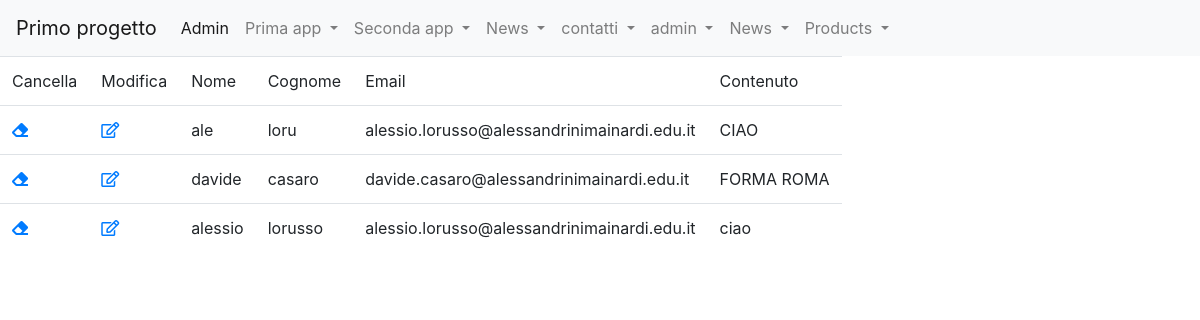
Screenshot of /forms_app/lista_contatti/ (signed in) with the database file from the repository.
### forms_app/models.py (models this page shows)
class Contatto(models.Model):
    nome = models.CharField(max_length=100)
    cognome = models.CharField(max_length=100)
    email = models.EmailField(max_length=200)
    contenuto = models.TextField()

### forms_app/views.py (the view)
# urls.py: path('lista_contatti/',lista_contatti, name='lista_contatti'),
def lista_contatti(request, pk=None):
    if(pk==None):
        contatti= Contatto.objects.all()
    else:
        contatti= Contatto.objects.filter(contatto_id=pk)
    context= {
        'contatti': contatti,
    }
    return render(request,'lista_contatti.html',context)

### forms_app/templates/lista_contatti.html
{% extends 'base.html' %}
{%block content%}
    <table class="table table-responsive">
        <tr>
            {% if request.user.is_authenticated %}
            <td>Cancella</td>
            <td>Modifica</td>
            {% endif%}
            <td>Nome</td>
            <td>Cognome</td>
            <td>Email</td>
            <td>Contenuto</td>
        </tr>
    {%for c in contatti %}
        <tr>
            {% if request.user.is_authenticated %}
            <td><a href={%url 'forms_app:elimina_contatto' c.pk%} ><i class="fas fa-eraser"></i></a> </td>
            <td><a href={%url 'forms_app:modifica_contatto' c.pk%} ><i class="far fa-edit"></i></a> </td>
            {%endif%}
            <td>{{c.nome}}</td>
            <td>{{c.cognome}}</td>
            <td>{{c.email}}</td>
            <td>{{c.contenuto}}</td>
        </tr>
    {%endfor%}
    </table>
    {%endblock content%}

### templates/base.html (shortened to what this page needs)
<!doctype html>
{% load static %}
<html lang="it">
  <head>
    <link rel="stylesheet" href="https://cdn.jsdelivr.net/npm/bootstrap@4.5.3/dist/css/bootstrap.min.css">
  </head>
  <body>
    <nav class="navbar navbar-expand-lg navbar-light bg-light">
        <a class="navbar-brand" href="{% url 'index_root' %}" >Primo progetto</a>
        <div class="collapse navbar-collapse" id="navbarSupportedContent">
          <ul class="navbar-nav mr-auto">
            <li class="nav-item active">
              <a class="nav-link" href="/admin">Admin <span class="sr-only">(current)</span></a>
            </li>
            {% if request.user.is_authenticated %}
              <li class="nav-item dropdown">
                <a class="nav-link dropdown-toggle" href="#" id="navbarDropdown" role="button" data-toggle="dropdown" aria-haspopup="true" aria-expanded="false">
                  Prima app
                </a>
              </li>
              <li class="nav-item dropdown">
                  <a class="nav-link dropdown-toggle" href="#" id="navbarDropdown" role="button" data-toggle="dropdown" aria-haspopup="true" aria-expanded="false">
                    Seconda app
                  </a>
                </li>
              <li class="nav-item dropdown">
                  <a class="nav-link dropdown-toggle" href="#" id="navbarDropdown" role="button" data-toggle="dropdown" aria-haspopup="true" aria-expanded="false">
                    News
                  </a>
              </li>
              <li class="nav-item dropdown">
                <a class="nav-link dropdown-toggle" href="#" id="navbarDropdown" role="button" data-toggle="dropdown" aria-haspopup="true" aria-expanded="false">
                  contatti
                </a>
              </li>
              <li class="nav-item dropdown">
                <a class="nav-link dropdown-toggle" href='#' id="navbarDropdown" role="button"
                    data-toggle="dropdown" aria-haspopup="true" aria-expanded="false">
                    {{ request.user.username }}
                </a>
                <link rel="stylesheet" href="https://cdnjs.cloudflare.com/ajax/libs/font-awesome/5.15.4/css/all.min.css">
              </li>
            <li class="nav-item dropdown">
                <a class="nav-link dropdown-toggle" href="#" id="navbarDropdown" role="button" data-toggle="dropdown" aria-haspopup="true" aria-expanded="false">
                  News
                </a>
            </li>
            {% endif %}
            <li class="nav-item dropdown">
              <a class="nav-link dropdown-toggle" href="#" id="navbarDropdown" role="button" data-toggle="dropdown" aria-haspopup="true" aria-expanded="false">
                Products
              </a>
          </li>
          </ul>
        </div>
      </nav>
      {%block content%}
      {%endblock content%}
  </body>
</html>

### rows the page displays
Contatto: nome "ale", cognome "loru", email "alessio.lorusso@alessandrinimainardi.edu.it", contenuto "CIAO"
Contatto: nome "davide", cognome "casaro", email "davide.casaro@alessandrinimainardi.edu.it", contenuto "FORMA ROMA"
Contatto: nome "alessio", cognome "lorusso", email "alessio.lorusso@alessandrinimainardi.edu.it", contenuto "ciao"

### other values shown
{{ request.user.username }} "admin"
